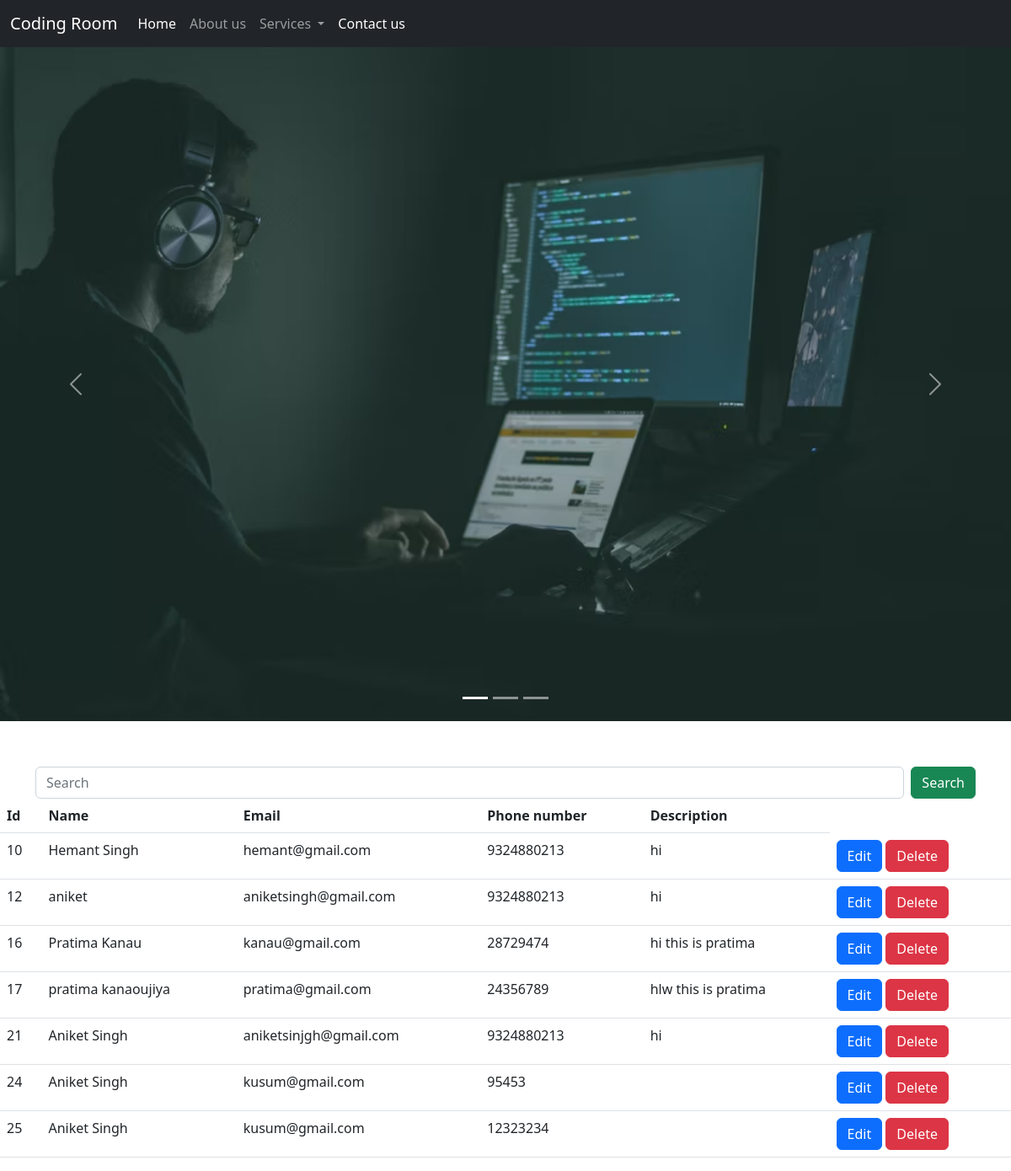
The page / on the database its author committed.
### home/models.py (models this page shows)
class Contact(models.Model):
    name = models.CharField(max_length=122)
    email = models.CharField(max_length=122)
    phone = models.CharField(max_length=12)
    desc = models.TextField()

### home/views.py (the view)
# urls.py: path('', views.index, name='home' ),
def index(request):
    data = Contact.objects.all()
    if request.method== 'GET':
        st = request.GET.get('searchname')
        if st!=None:
            data =  Contact.objects.filter(name__icontains=st)
    Contact_data = {
        'ContactData':data
    }
    return render(request, 'index.html', Contact_data)

### templates/index.html (shortened to what this page needs)
{% extends 'base.html' %}
{% block body %}
<div class="container-fluid px-0"><div id="carouselExampleIndicators" class="carousel slide" data-bs-ride="true">
    <div class="carousel-indicators">
      <button type="button" data-bs-target="#carouselExampleIndicators" data-bs-slide-to="0" class="active" aria-current="true" aria-label="Slide 1"></button>
      <button type="button" data-bs-target="#carouselExampleIndicators" data-bs-slide-to="1" aria-label="Slide 2"></button>
      <button type="button" data-bs-target="#carouselExampleIndicators" data-bs-slide-to="2" aria-label="Slide 3"></button>
    </div>
    <div class="carousel-inner">
      <div class="carousel-item active">
        <img src="/static/img/img1.avif" class="d-block w-100" alt="..." >
      </div>
    </div>
    <button class="carousel-control-prev" type="button" data-bs-target="#carouselExampleIndicators" data-bs-slide="prev">
      <span class="carousel-control-prev-icon" aria-hidden="true"></span>
    </button>
    <button class="carousel-control-next" type="button" data-bs-target="#carouselExampleIndicators" data-bs-slide="next">
      <span class="carousel-control-next-icon" aria-hidden="true"></span>
    </button>
  </div></div>
   <br>
   <div class="container" style="margin-top :30px; ">
    <form class="d-flex" role="search" action=" " method='get'>
    <input
      class="form-control me-2"
      name= "searchname"
      type="search"
      placeholder="Search"
      aria-label="Search"
    />
    <input type="submit" class="btn btn-success" value="Search">
  </form></div>
   <table class="table">
    <thead>
      <tr>
        <th scope="col">Id</th>
        <th scope="col">Name</th>
        <th scope="col">Email</th>
        <th scope="col">Phone number</th>
        <th scope="col">Description</th>
      </tr>
    </thead>
    <tbody>
      {% for d in ContactData%}
      <tr>
        <td>{{d.id}}</td>
        <td>{{d.name}}</td>
        <td>{{d.email}}</td>
        <td>{{d.phone}}</td>
        <td>{{d.desc}}</td>
        <td>
          <a href="{% url 'updatedata' d.id %}" class="btn btn-primary">Edit</a>
          <form action="{% url 'deletedata' d.id %}"  method="post" class="d-inline">
          <input type="submit" value="Delete" class="btn btn-danger">
          </form>
        </td>
      </tr>
      {%endfor%}
    </tbody>
  </table>
{% endblock body %}

### templates/base.html (shortened to what this page needs)
<!DOCTYPE html>
<html lang="en">
  <head>
    <link
      href="https://cdn.jsdelivr.net/npm/bootstrap@5.2.2/dist/css/bootstrap.min.css"
      rel="stylesheet"
    />
  </head>
  <body>
    <nav class="navbar navbar-expand-lg navbar-dark bg-dark">
      <div class="container-fluid">
        <a class="navbar-brand" href="#">Coding Room</a>
        <div class="collapse navbar-collapse" id="navbarSupportedContent">
          <ul class="navbar-nav me-auto mb-2 mb-lg-0">
            <li class="nav-item">
              <a class="nav-link active" aria-current="page" href="/">Home</a>
            </li>
            <li class="nav-item">
              <a class="nav-link" href="/about">About us</a>
            </li>
            <li class="nav-item dropdown">
              <a
                class="nav-link dropdown-toggle"
                href="#"
                role="button"
                data-bs-toggle="dropdown"
                aria-expanded="false"
              >
                Services
              </a>
            </li>
            <li class="nav-item">
              <a class="nav-link active" aria-current="page" href="/contact"
                >Contact us</a
              >
            </li>
          </ul>
        </div>
      </div>
    </nav>
    {% block body %} {% endblock body %}
  </body>
</html>

### rows shown on the page
Contact: id "10", name "Hemant Singh", email "hemant@gmail.com", phone "9324880213", desc "hi"
Contact: id "12", name "aniket", email "aniketsingh@gmail.com", phone "9324880213", desc "hi"
Contact: id "16", name "Pratima Kanau", email "kanau@gmail.com", phone "28729474", desc "hi this is pratima"
Contact: id "17", name "pratima kanaoujiya", email "pratima@gmail.com", phone "24356789", desc "hlw this is pratima"
Contact: id "21", name "Aniket Singh", email "aniketsinjgh@gmail.com", phone "9324880213", desc "hi"
Contact: id "24", name "Aniket Singh", email "kusum@gmail.com", phone "95453"
Contact: id "25", name "Aniket Singh", email "kusum@gmail.com", phone "12323234"
